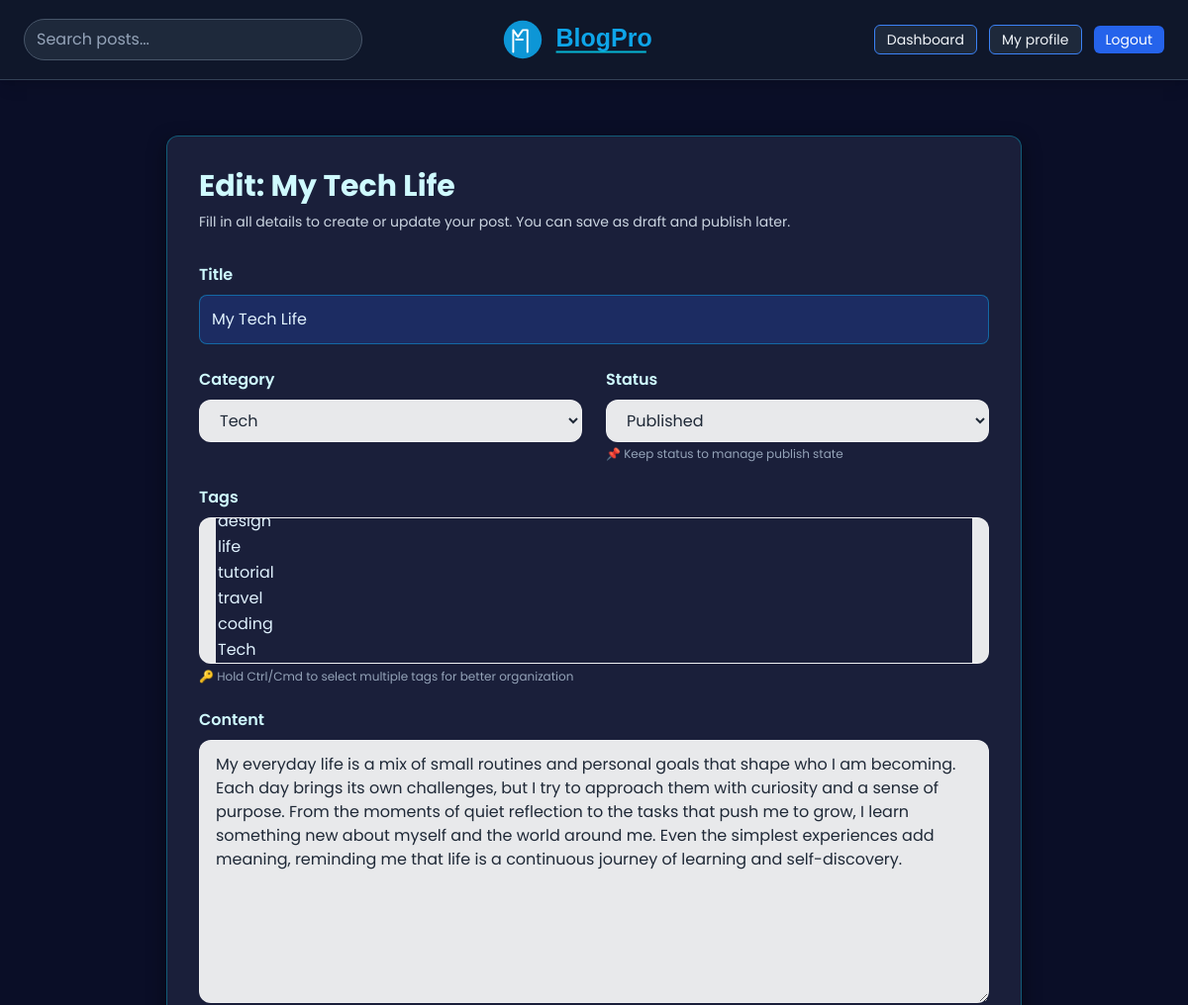
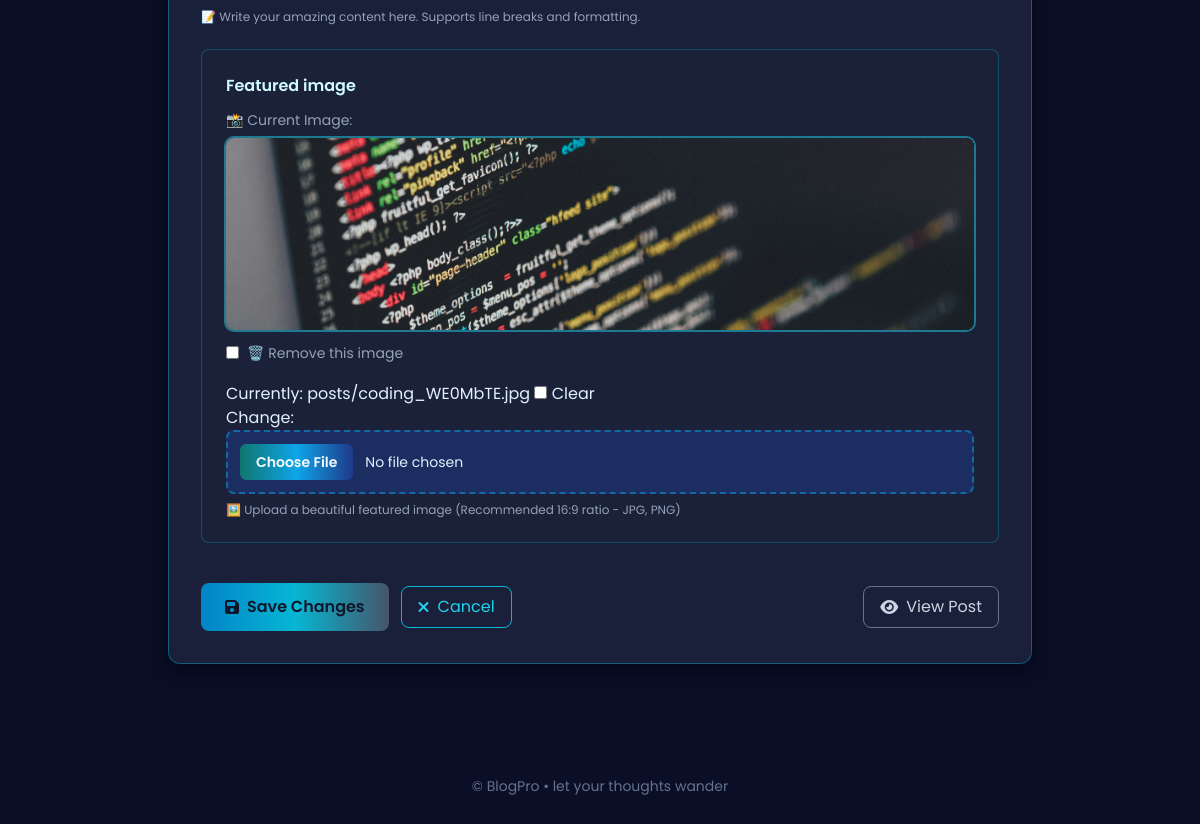
Screenshot of /post/my-tech-life-1/edit/ (signed in) with the database file from the repository (2 pictures, top to bottom).
### blog/models.py (models this page shows, shortened)
class Post(models.Model):
    STATUS_CHOICES = [
        ('pending', 'Pending'),
        ('published', 'Published'),
    ]
    title = models.CharField(max_length=255)
    slug = models.SlugField(unique=True, blank=True)
    author = models.ForeignKey(User, on_delete=models.CASCADE, related_name='posts')
    category = models.ForeignKey(Category, on_delete=models.SET_NULL, null=True, blank=True)
    tags = models.ManyToManyField(Tag, blank=True)
    content = models.TextField()
    featured_image = models.ImageField(upload_to='posts/', null=True, blank=True)
    status = models.CharField(max_length=20, choices=STATUS_CHOICES, default='pending')
    created_at = models.DateTimeField(auto_now_add=True)
    updated_at = models.DateTimeField(auto_now=True)
    published_at = models.DateTimeField(null=True, blank=True)
    class Meta:
        ordering = ['-published_at', '-created_at']
    def get_absolute_url(self):
        return reverse('post_detail', kwargs={'slug': self.slug})

### blog/views.py (the view, shortened to what this page needs)
# urls.py: path('post/<slug:slug>/edit/', views.PostUpdateView.as_view(), name='post_edit'),
class PostUpdateView(LoginRequiredMixin, AuthorRequiredMixin, UpdateView):
    model = Post
    form_class = PostForm
    template_name = 'blog/post_form.html'

### blog/forms.py
class PostForm(forms.ModelForm):
    class Meta:
        model = Post
        fields = ['title', 'category', 'status', 'tags', 'content', 'featured_image']
        widgets = {
            'title': forms.TextInput(attrs={'class': 'w-full px-4 py-3 rounded-xl bg-white/90 border border-white/30 text-gray-800', 'placeholder': 'Post title'}),
            'category': forms.Select(attrs={'class': 'w-full px-4 py-2 rounded-xl bg-white/90 border border-white/30 text-gray-800'}),
            'status': forms.Select(attrs={'class': 'w-full px-4 py-2 rounded-xl bg-white/90 border border-white/30 text-gray-800'}),
            'tags': forms.SelectMultiple(attrs={'class': 'w-full px-4 py-2 rounded-xl bg-white/90 border border-white/30 text-gray-800', 'size': 5}),
            'content': forms.Textarea(attrs={'class': 'w-full px-4 py-3 rounded-xl bg-white/90 border border-white/30 text-gray-800', 'rows': 10, 'placeholder': 'Write your post here...'}),
            'featured_image': forms.ClearableFileInput(attrs={'class': 'block w-full text-sm text-gray-600', 'accept': 'image/*'}),
        }

### blog/context_processors.py (called while the page is built)
def sidebar_data(request):
    return {
        'sidebar_categories': Category.objects.all()[:8],
        'sidebar_tags': Tag.objects.all()[:30],
        'sidebar_recent': Post.objects.filter(status='published').order_by('-published_at')[:5],
    }

### blog/models.py (called while the page is built)
    def __str__(self):
        return self.name

    def __str__(self):
        return self.name

### blog/templatetags/group_tags.py (called while the page is built)
@register.simple_tag
def in_group(user, group_name):
    if not user or not getattr(user, 'is_authenticated', False):
        return False
    if getattr(user, 'is_staff', False):
        return True
    return user.groups.filter(name=group_name).exists()

### blog/views.py (called while the page is built)
    def test_func(self):
        post = self.get_object()
        return post.author == self.request.user or self.request.user.is_staff

### templates/blog/post_form.html (shortened to what this page needs)
{% extends 'base.html' %}
{% block content %}
<div class="max-w-4xl mx-auto py-8 px-4">
  <div class="card p-8 border border-cyan-500/40">
    <h2 class="text-3xl font-bold text-cyan-100">
      {% if form.instance.pk %}
        Edit: {{ form.instance.title }}
      {% else %}
        Create New Post
      {% endif %}
    </h2>
    <p class="text-sm text-slate-300 mt-2">Fill in all details to create or update your post. You can save as draft and publish later.</p>
    <form method="post" enctype="multipart/form-data" class="mt-8 space-y-6">
      <div>
        <label class="block text-cyan-100 font-semibold mb-2">{{ form.title.label }}</label>
        {{ form.title }}
      </div>
      <div class="grid grid-cols-1 md:grid-cols-2 gap-6">
        <div>
          <label class="block text-cyan-100 font-semibold mb-2">{{ form.category.label }}</label>
          {{ form.category }}
        </div>
        <div>
          <label class="block text-cyan-100 font-semibold mb-2">{{ form.status.label }}</label>
          {{ form.status }}
          {% if form.instance.pk %}
            <p class="text-xs text-slate-400 mt-1">📌 Keep status to manage publish state</p>
          {% endif %}
        </div>
      </div>
      <div>
        <label class="block text-cyan-100 font-semibold mb-2">{{ form.tags.label }}</label>
        {{ form.tags }}
        <p class="text-xs text-slate-400 mt-1">🔑 Hold Ctrl/Cmd to select multiple tags for better organization</p>
      </div>
      <div>
        <label class="block text-cyan-100 font-semibold mb-2">{{ form.content.label }}</label>
        {{ form.content }}
        <p class="text-xs text-slate-400 mt-1">📝 Write your amazing content here. Supports line breaks and formatting.</p>
      </div>
      <div class="border border-cyan-500/30 rounded-lg p-6 bg-slate-800/30">
        <label class="block text-cyan-100 font-semibold mb-3">{{ form.featured_image.label }}</label>
        {% if form.instance and form.instance.featured_image %}
          <div class="mb-4">
            <p class="text-sm text-slate-400 mb-2">📸 Current Image:</p>
            <div class="w-full h-48 rounded-lg overflow-hidden ring-2 ring-cyan-400/50 mb-3 bg-slate-900">
              <img src="{{ form.instance.featured_image.url }}" alt="current image" class="w-full h-full object-cover" onerror="this.style.display='none'">
            </div>
            <label class="inline-flex items-center gap-2 text-sm text-slate-400 cursor-pointer hover:text-cyan-300 transition">
              <input type="checkbox" name="featured_image-clear" id="id_featured_image_clear" />
              <span>🗑️ Remove this image</span>
            </label>
          </div>
        {% else %}
          <div class="mb-4 p-4 border-2 border-dashed border-cyan-500/30 rounded-lg text-center">
            <i class="fa-solid fa-image text-3xl text-cyan-500/50 mb-2 block"></i>
            <p class="text-sm text-slate-400">No image uploaded yet</p>
          </div>
        {% endif %}
        <div class="relative">
          {{ form.featured_image }}
          <p class="text-xs text-slate-400 mt-2">🖼️ Upload a beautiful featured image (Recommended 16:9 ratio - JPG, PNG)</p>
        </div>
      </div>
      <div class="flex items-center gap-3 pt-4">
        <button type="submit" class="px-6 py-3 rounded-lg bg-gradient-to-r from-sky-600 via-cyan-500 to-slate-600 text-slate-900 font-semibold hover:scale-105 transition inline-flex items-center gap-2">
          <i class="fa-solid fa-floppy-disk"></i>
          {% if form.instance.pk %}Save Changes{% else %}Create Post{% endif %}
        </button>
        <a href="{% url 'dashboard' %}" class="px-4 py-2 rounded-lg border border-cyan-500 text-cyan-400 hover:bg-cyan-500/20 transition inline-flex items-center gap-2">
          <i class="fa-solid fa-xmark"></i>Cancel
        </a>
        {% if form.instance.pk %}
          <a href="{{ form.instance.get_absolute_url }}" class="px-4 py-2 rounded-lg border border-slate-500 text-slate-300 hover:bg-slate-500/20 transition inline-flex items-center gap-2 ml-auto">
            <i class="fa-solid fa-eye"></i>View Post
          </a>
        {% endif %}
      </div>
    </form>
  </div>
</div>
{% endblock %}

### templates/base.html (style rules this page uses)
:root { --bg: #0a0e27; --primary: #0ea5e9; --secondary: #1a1f3a; --accent: #06b6d4; --text: #e0f2fe; }
body { font-family: "Poppins", "Quicksand", system-ui; background: var(--bg); color: var(--text); }
.card { background: #1a1f3a; border-radius: 12px; box-shadow: 0 6px 18px rgba(0, 0, 0, 0.5); border: 1px solid #0ea5e9; }

### templates/blog/post_form.html (style rules this page uses)
input[type="text"], input[type="email"], textarea, select { width: 100%; padding: 0.75rem; background: rgba(30, 58, 138, 0.5); border: 1px solid rgba(14, 165, 233, 0.5); border-radius: 0.5rem; color: #e0f2fe; font-family: inherit; transition: all 0.3s ease; }
textarea { resize: vertical; min-height: 200px; }
input[type="file"] { display: block; width: 100%; padding: 0.75rem; background: rgba(30, 58, 138, 0.5); border: 2px dashed rgba(14, 165, 233, 0.5); border-radius: 0.5rem; color: #e0f2fe; cursor: pointer; transition: all 0.3s ease; }
select option { background: #1a1f3a; color: #e0f2fe; }

### rows the page displays
Post: instance "My Tech Life", title "My Tech Life", category "Tech", status "Published", content "My everyday life is a mix of small routines and personal goals that shape who I am becoming. Each day brings its own challenges, but I try to approach them with curiosity and a sense of purpose. From the moments of quiet reflection to the tasks that push me to grow, I learn something new about myself and the world around me. Even the simplest experiences add meaning, reminding me that life is a continuous journey of learning and self-discovery.", instance.featured_image (picture)
